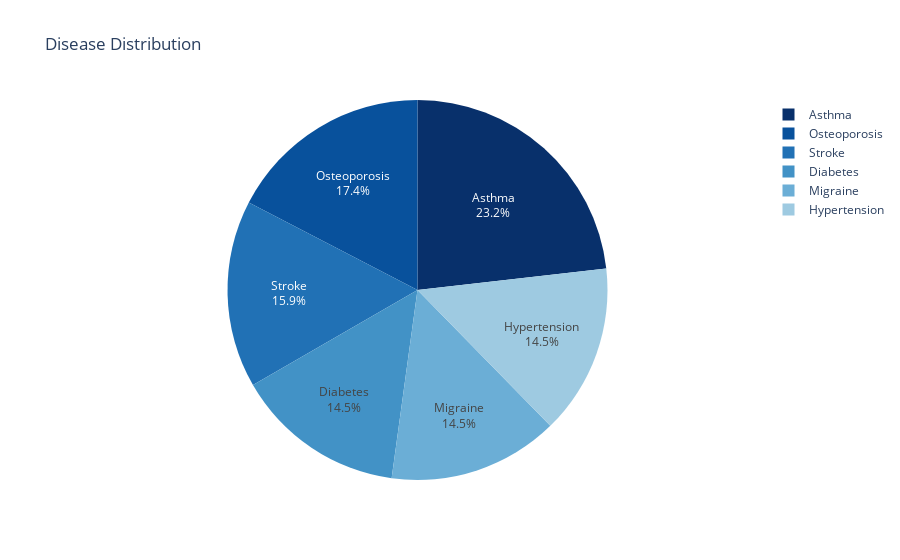

Write notebook code for a chart like this one.
### Code cell
import plotly.express as px

disease_counts = df['Disease'].value_counts().reset_index()
disease_counts.columns = ['Disease', 'Count']
#df에서 각 질병의 발생 빈도를 계산하고, 결과를 'Disease' 및 'Count' 열을 가진 새로운 DataFrame으로 정리

fig = px.pie(disease_counts, 
             values= 'Count', 
             names= 'Disease', 
             color_discrete_sequence= px.colors.sequential.Blues_r, 
             title= 'Disease Distribution') #각 질병의 발생 빈도를 나타내는 파이 차트 생성

fig.update_traces(textinfo='percent+label') #각 파이 차트 섹션에 백분율+라벨을 함께 표시

fig.show()

### Figure 1 — Plotly figure (JSON) as saved in the notebook; plotly's stock layout.template omitted (floating-point values rounded to 4 significant figures)
{"data": [{"domain": {"x": [0, 1], "y": [0, 1]}, "hovertemplate": "Disease=%{label}<br>Count=%{value}<extra></extra>", "labels": ["Asthma", "Osteoporosis", "Stroke", "Diabetes", "Migraine", "Hypertension"], "legendgroup": "", "name": "", "showlegend": true, "textinfo": "percent+label", "type": "pie", "values": [16, 12, 11, 10, 10, 10]}], "layout": {"legend": {"tracegroupgap": 0}, "piecolorway": ["rgb(8,48,107)", "rgb(8,81,156)", "rgb(33,113,181)", "rgb(66,146,198)", "rgb(107,174,214)", "rgb(158,202,225)", "rgb(198,219,239)", "rgb(222,235,247)", "rgb(247,251,255)"], "title": {"text": "Disease Distribution"}}}
